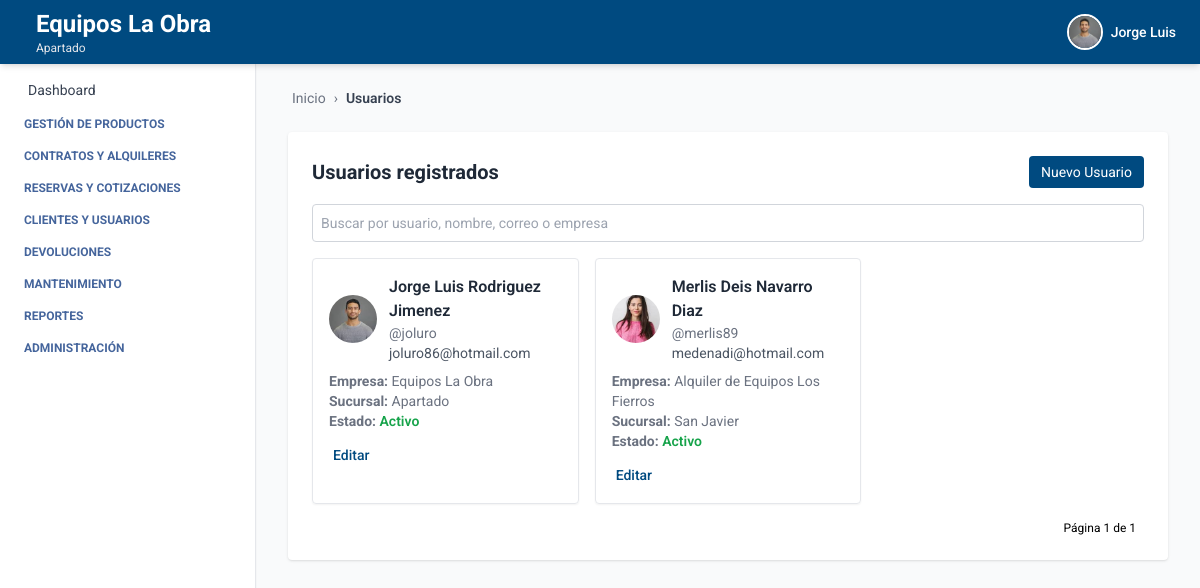
Screenshot of /usuarios/ (signed in) with the database file from the repository.
### autenticacion/models.py (models this page shows, shortened)
class Usuario(AbstractUser):
    telefono = models.CharField(max_length=20, blank=True, null=True)
    empresa = models.ForeignKey(Empresa, on_delete=models.SET_NULL, null=True, blank=True)
    sucursal = models.ForeignKey(Sucursal, on_delete=models.SET_NULL, null=True, blank=True)
    ESTADOS = [
        ("activo", "Activo"),
        ("inactivo", "Inactivo"),
    ]
    estado = models.CharField(max_length=10, choices=ESTADOS, default="activo")
    foto_perfil = models.ImageField(upload_to='usuarios/img/', blank=True, null=True)
    groups = models.ManyToManyField(
        Group,
        related_name='usuarios',  # Evita conflicto con 'user_set'
        blank=True,
        help_text='The groups this user belongs to.',
        verbose_name='groups'
    )
    user_permissions = models.ManyToManyField(
        Permission,
        related_name='usuarios',  # Evita conflicto con 'user_set'
        blank=True,
        help_text='Specific permissions for this user.',
        verbose_name='user permissions'
    )

### empresa/models.py (models this page shows)
class Empresa(models.Model):
    ESTADOS = [
        ("activo", "Activo"),
        ("inactivo", "Inactivo"),
    ]
    nombre = models.CharField(max_length=100)
    nit = models.CharField(max_length=50, unique=True)
    ciudad = models.CharField(max_length=100, blank=True, null=True)
    direccion = models.CharField(max_length=255, blank=True, null=True)
    departamento = models.CharField(max_length=100, blank=True, null=True)
    telefono = models.CharField(max_length=20, blank=True, null=True)
    estado = models.CharField(max_length=20, choices=ESTADOS, default="activo")
    logo = models.ImageField(upload_to='empresas/img/', blank=True, null=True)
    def __str__(self):
        return self.nombre

class Sucursal(models.Model):
    ESTADOS = [
        ("activo", "Activo"),
        ("inactivo", "Inactivo"),
    ]
    empresa = models.ForeignKey(Empresa, related_name='sucursales', on_delete=models.CASCADE)
    nombre = models.CharField(max_length=100)
    ciudad = models.CharField(max_length=100)
    direccion = models.CharField(max_length=255)
    departamento = models.CharField(max_length=100, blank=True, null=True)
    telefono = models.CharField(max_length=20, blank=True, null=True)
    estado = models.CharField(max_length=20, choices=ESTADOS, default="activo")
    def __str__(self):
        return f"{self.nombre}"

### autenticacion/views.py (the view, shortened to what this page needs)
# urls.py: path('usuarios/', usuario_list, name='usuario_list'),
@login_required
def usuario_list(request):
    query = request.GET.get('q', '')
    usuarios = Usuario.objects.all()
    paginator = Paginator(usuarios, 9)
    page_number = request.GET.get('page')
    page_obj = paginator.get_page(page_number)
    context = {
        'usuarios': page_obj.object_list,
        'page_obj': page_obj,
        'query': query,
        'breadcrumb_items': [('Usuarios', None)],
    }
    return render(request, 'usuario_list.html', context)

### autenticacion/templates/usuario_list.html (shortened to what this page needs)
{% extends 'index.html' %}
{% block breadcrumb %}
  {% include 'breadcrumb.html' with home='/' breadcrumbs=breadcrumb_items %}
{% endblock %}
{% block content %}
<div class="max-w-6xl mx-auto mt-6 bg-white p-6 rounded shadow">
  <div class="flex justify-between items-center mb-4">
    <h2 class="text-xl font-bold text-gray-800">Usuarios registrados</h2>
    <a href="{% url 'crear_usuario' %}" class="bg-[var(--primary-color)] text-white px-3 py-1.5 text-sm rounded hover:bg-blue-700 transition">
      Nuevo Usuario
    </a>
  </div>
  <form method="get" class="mb-4">
    <input type="text" name="q" placeholder="Buscar por usuario, nombre, correo o empresa"
      value="{{ query }}" class="w-full text-sm p-2 border border-gray-300 rounded focus:ring-2 focus:ring-[var(--primary-color)]" />
  </form>
  {% if usuarios %}
  <div class="grid grid-cols-1 sm:grid-cols-2 lg:grid-cols-3 gap-4">
    {% for user in usuarios %}
    <div class="border rounded shadow-sm p-4 hover:shadow-lg transition">
      <div class="flex items-center gap-3 mb-2">
        {% if user.foto_perfil %}
          <img src="{{ user.foto_perfil.url }}" alt="{{ user.get_full_name }}" class="w-12 h-12 rounded-full object-cover">
        {% else %}
          <div class="w-12 h-12 rounded-full bg-gray-300 flex items-center justify-center text-white font-bold text-xl">
            {{ user.first_name|first }}{{ user.last_name|first }}
          </div>
        {% endif %}
        <div>
          <p class="font-semibold text-gray-800">{{ user.get_full_name }}</p>
          <p class="text-sm text-gray-500">@{{ user.username }}</p>
          <p class="text-sm text-gray-600">{{ user.email }}</p>
        </div>
      </div>
      <p class="text-sm text-gray-500"><strong>Empresa:</strong> {{ user.empresa }}</p>
      <p class="text-sm text-gray-500"><strong>Sucursal:</strong> {{ user.sucursal }}</p>
      <p class="text-sm text-gray-500">
        <strong>Estado:</strong>
        {% if user.estado == 'activo' %}
          <span class="text-green-600 font-semibold">Activo</span>
        {% else %}
          <span class="text-red-600 font-semibold">Inactivo</span>
        {% endif %}
      </p>
      <div class="mt-3">
        <a href="{% url 'editar_usuario' user.id %}" class="text-sm font-medium text-[var(--primary-color)] hover:underline">
          Editar
        </a>
      </div>
    </div>
    {% endfor %}
  </div>
  {% else %}
    <p class="text-gray-600">No se encontraron usuarios.</p>
  {% endif %}
  <div class="mt-4 flex justify-end text-xs">
    <span class="mx-2">Página {{ page_obj.number }} de {{ page_obj.paginator.num_pages }}</span>
  </div>
</div>
{% endblock %}

### core/templates/header.html (shortened to what this page needs)
<header class="bg-[var(--primary-color)] shadow-md w-full h-16 flex items-center px-6 justify-between fixed top-0 left-0 z-10">
  <h1 class="text-white flex items-center gap-3 leading-tight">
    <div class="leading-tight">
  {% if request.user.is_authenticated %}
    {% if request.user.empresa %}
      <span class="text-xl sm:text-2xl font-bold block">
        {{ request.user.empresa.nombre }}
      </span>
    {% endif %}
    {% if request.user.sucursal %}
      <span class="text-xs text-gray-200 block">
        {{ request.user.sucursal.nombre }}
      </span>
    {% endif %}
  {% else %}
    <span class="text-xl text-gray-200 block">Gestión inteligente de Equipos</span>
  {% endif %}
</div>
  </h1>
  {% if request.user.is_authenticated %}
  <div x-data="{ open: false }" class="relative flex items-center space-x-3 cursor-pointer" @click.away="open = false">
    <button @click="open = !open" class="flex items-center space-x-2 focus:outline-none">
      {% if request.user.foto_perfil %}
        <img src="{{ request.user.foto_perfil.url }}" alt="Perfil" class="w-9 h-9 rounded-full object-cover border-2 border-white" />
      {% else %}
        <div class="w-9 h-9 rounded-full bg-white text-[var(--primary-color)] flex items-center justify-center font-bold text-sm">
          {{ request.user.first_name|first }}{{ request.user.last_name|first }}
        </div>
      {% endif %}
      <span class="text-white hidden sm:block text-sm font-medium">{{ request.user.first_name }}</span>
    </button>
  </div>
  {% endif %}
</header>

### core/templates/index.html (style rules this page uses)
:root { --primary-color: #004a80; --text-aside-color: rgb(69, 101, 156); }
body { font-family: 'Roboto', sans-serif; }

### rows the page displays
Usuario: user.empresa.nombre "Equipos La Obra", user.sucursal.nombre "Apartado", user.foto_perfil (picture), user.first_name "Jorge Luis", foto_perfil (picture), get_full_name "Jorge Luis Rodriguez Jimenez", username "joluro", email "joluro86@hotmail.com", empresa "Equipos La Obra", sucursal "Apartado", estado "Activo"
Usuario: foto_perfil (picture), get_full_name "Merlis Deis Navarro Diaz", username "merlis89", email "medenadi@hotmail.com", empresa "Alquiler de Equipos Los Fierros", sucursal "San Javier", estado "Activo"

### other values shown
{{ label }} "Usuarios"
{{ page_obj.number }} "1"
{{ page_obj.paginator.num_pages }} "1"
